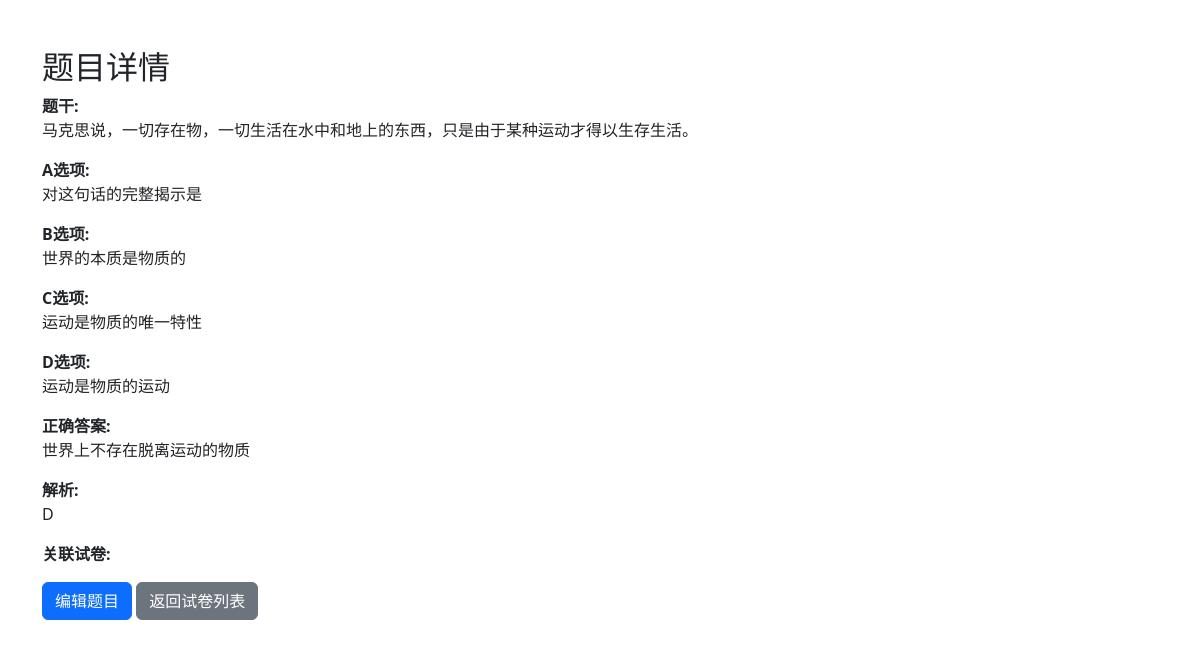
Page /questions/4 on the committed database.
### tables this page shows
CREATE TABLE questions (
        id INTEGER PRIMARY KEY AUTOINCREMENT,
        question_type TEXT NOT NULL,  -- '选择题', '填空题', '问答题'
        material TEXT NOT NULL,       -- 材料部分
        question_text TEXT NOT NULL,  -- 设问
        option_a TEXT,  -- 选项A
        option_b TEXT,  -- 选项B
        option_c TEXT,  -- 选项C
        option_d TEXT,  -- 选项D
        correct_answer TEXT,  -- 正确答案
        analysis TEXT  -- 解析
    );

### app.py (the view)
@app.route('/questions/<int:id>')
def question_detail(id):
    conn = get_db_connection()
    cursor = conn.cursor()
    cursor.execute('SELECT * FROM questions WHERE id = ?', (id,))
    question = cursor.fetchone()
    if question is None:
        return "题目未找到", 404  # 如果题目不存在，返回错误
    cursor.execute('''
        SELECT ep.title FROM exam_paper ep
        JOIN exam_paper_question epq ON ep.id = epq.exam_paper_id
        WHERE epq.question_id = ?
    ''', (id,))
    exam_papers = cursor.fetchall()
    conn.close()
    return render_template('question_detail.html', question=question, exam_papers=exam_papers)

### app.py (called while the page is built)
def get_db_connection():
    conn = sqlite3.connect('sztweb.db')
    conn.row_factory = sqlite3.Row
    return conn

### templates/question_detail.html (shortened to what this page needs)
<!DOCTYPE html>
<html lang="en">
<head>
    <link href="https://cdn.jsdelivr.net/npm/bootstrap@5.3.0/dist/css/bootstrap.min.css" rel="stylesheet">
</head>
<body class="container mt-5">
    <h2>题目详情</h2>
    <div class="form-group">
        <label for="question_text"><strong>题干:</strong></label>
        <p>{{ question[2] }}</p>
    </div>
    <div class="form-group">
        <label><strong>A选项:</strong></label>
        <p>{{ question[3] }}</p>
    </div>
    <div class="form-group">
        <label><strong>B选项:</strong></label>
        <p>{{ question[4] }}</p>
    </div>
    <div class="form-group">
        <label><strong>C选项:</strong></label>
        <p>{{ question[5] }}</p>
    </div>
    <div class="form-group">
        <label><strong>D选项:</strong></label>
        <p>{{ question[6] }}</p>
    </div>
    <div class="form-group">
        <label><strong>正确答案:</strong></label>
        <p>{{ question[7] }}</p>
    </div>
    <div class="form-group">
        <label><strong>解析:</strong></label>
        <p>{{ question[8] }}</p>
    </div>
    <div class="form-group">
        <label><strong>关联试卷:</strong></label>
    </div>
    <a href="{{ url_for('question_edit', id=question[0]) }}" class="btn btn-primary">编辑题目</a>
    <a href="{{ url_for('list_exam_papers') }}" class="btn btn-secondary">返回试卷列表</a>
</body>
</html>

### rows in the picture
questions: material "马克思说，一切存在物，一切生活在水中和地上的东西，只是由于某种运动才得以生存生活。", question_text "对这句话的完整揭示是", option_a "世界的本质是物质的", option_b "运动是物质的唯一特性", option_c "运动是物质的运动", option_d "世界上不存在脱离运动的物质", correct_answer "D"
